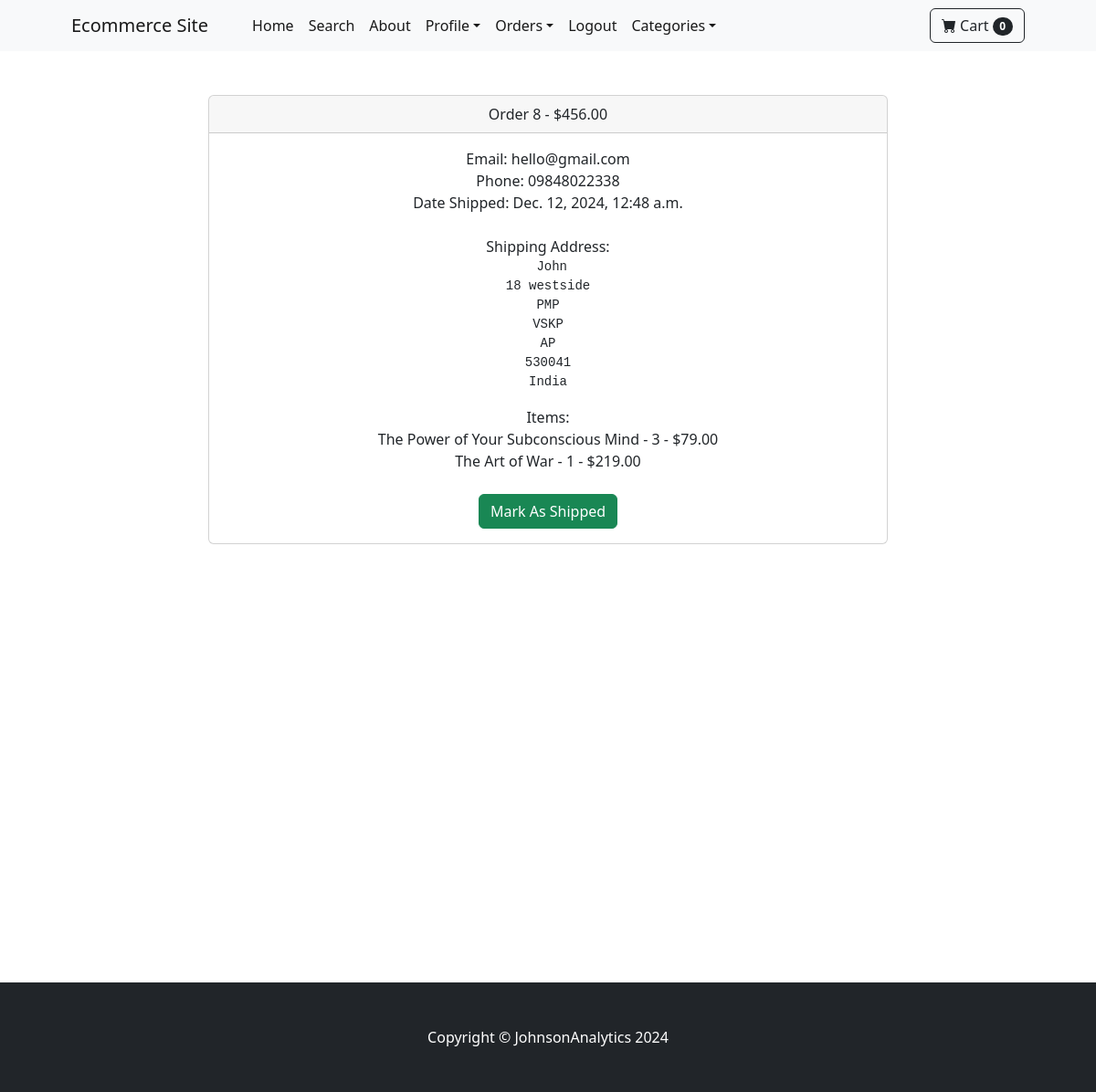
The app's page /payment/orders/8 (signed in) with its own data.
### payment/models.py (models this page shows, shortened)
class Order(models.Model):
    user = models.ForeignKey(User, on_delete=models.CASCADE, null=True, blank=True)
    full_name = models.CharField(max_length=250)
    phone = models.CharField(max_length=250)
    email = models.EmailField(max_length=250)
    shipping_address = models.TextField(max_length=1500)
    amount_paid = models.DecimalField(max_digits=10, decimal_places=2)
    date_ordered = models.DateTimeField(auto_now_add=True)
    shipped = models.BooleanField(default=False)
    date_shipped = models.DateTimeField(blank=True, null=True)

class OrderItem(models.Model):
    order = models.ForeignKey(Order, on_delete=models.CASCADE, null=True)
    product = models.ForeignKey(Product, on_delete=models.CASCADE, null=True)
    user = models.ForeignKey(User, on_delete=models.CASCADE, null=True, blank=True)
    quantity = models.PositiveIntegerField(default=1)
    price = models.DecimalField(max_digits=10, decimal_places=2)

### store/models.py (models this page shows)
class Product(models.Model):
    name = models.CharField(max_length=100)
    price = models.DecimalField(default=0, decimal_places=2, max_digits=8)
    category = models.ForeignKey(Category, on_delete=models.CASCADE, default=1)
    description = models.CharField(max_length=250, default='', blank=True, null=True)
    image = models.ImageField(upload_to='uploads/product/')
    is_sale = models.BooleanField(default=False)
    sale_price = models.DecimalField(default=0, decimal_places=2, max_digits=8)
    def __str__(self):
        return self.name

### payment/views.py (the view, shortened to what this page needs)
# urls.py: path('orders/<int:pk>', views.orders, name='orders'),
def orders(request, pk):
    if request.user.is_authenticated and request.user.is_superuser:
        order = Order.objects.get(id=pk)
        items = OrderItem.objects.filter(order=pk)
        return render(request, 'payment/orders.html', {'order':order, 'items':items})
    else:
        messages.success(request, "Access Denied!")
        return redirect('home')

### cart/cart.py (called while the page is built)
    def __len__(self):
        return len(self.cart)

### cart/context_processor.py (called while the page is built)
def cart(request):
    return {'cart':Cart(request)}

### payment/templates/payment/orders.html (shortened to what this page needs)
<!DOCTYPE html>
{% extends 'base.html' %}
{% block content %}
        <div class="container">
          <div class="row">
            <center>
              <div class="col-8">
                <br><br>
              <div class="card">
                  <div class="card-header">
                    Order {{ order.id }} - ${{ order.amount_paid }}
                  </div>
                  <div class="card-body">
                    Email: {{ order.email }}<br>
                    Phone: {{ order.phone }}<br>
                      {% if order.date_shipped %}
                        Date Shipped: {{ order.date_shipped }}<br>
                      {% else %}
                        Date Ordered: {{ order.date_ordered }}<br>
                      {% endif %}
                      <br>
                        Shipping Address: <br>
                    <pre> {{ order.full_name }}<br>{{ order.shipping_address }}</pre>
                        Items: <br>
                    {% for item in items %}
                      {{ item.product }} - {{ item.quantity }} - ${{ item.price }}<br>
                      {% endfor %}
                      <br>
                      {% if not order.shipped %}
                      <form action="" method="post">
                          <button type="submit" class="btn btn-success">Mark As Shipped</button>
                      {% else %}
                          <form action="" method="post">
                          {% csrf_token %}
                          <input type="hidden" name="shipping_status" value="false">
                          <button type="submit" class="btn btn-danger">Mark As Not Shipped</button>
                      {% endif %}
                      </form>
                  </div>
                </div>
                  <br>
                <br><br><br><br><br><br><br><br><br><br><br><br><br><br><br><br><br><br><br>
              </div>
            </center>
          </div>
        </div>
{% endblock %}

### records on screen
Order: id "8", amount_paid "456.00", email "hello@gmail.com", phone "09848022338", date_shipped "Dec. 12, 2024, 12:48 a.m.", full_name "John", shipping_address "18 westside PMP VSKP AP 530041 India"
OrderItem: product "The Power of Your Subconscious Mind", quantity "3", price "79.00"
OrderItem: product "The Art of War", quantity "1", price "219.00"

### other values on screen
{{ cart|length }} "0"
